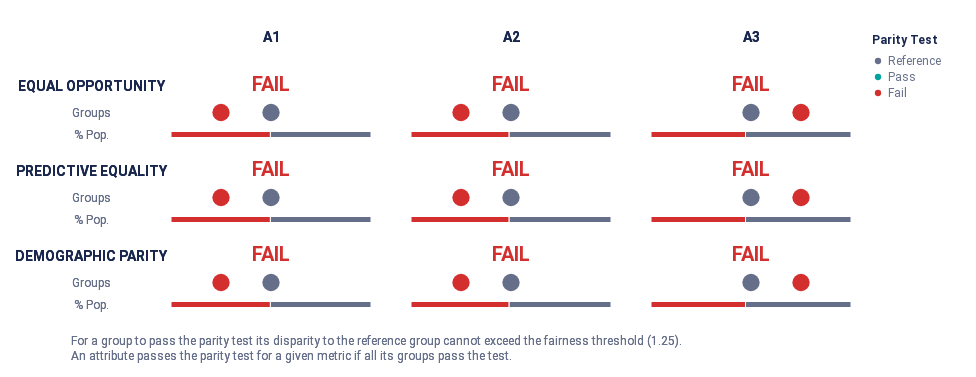

Notebook code cell kept with this figure:
### Code cell
audit_high_hist_bias.summary_plot(["tpr", "fpr", "pprev"])
